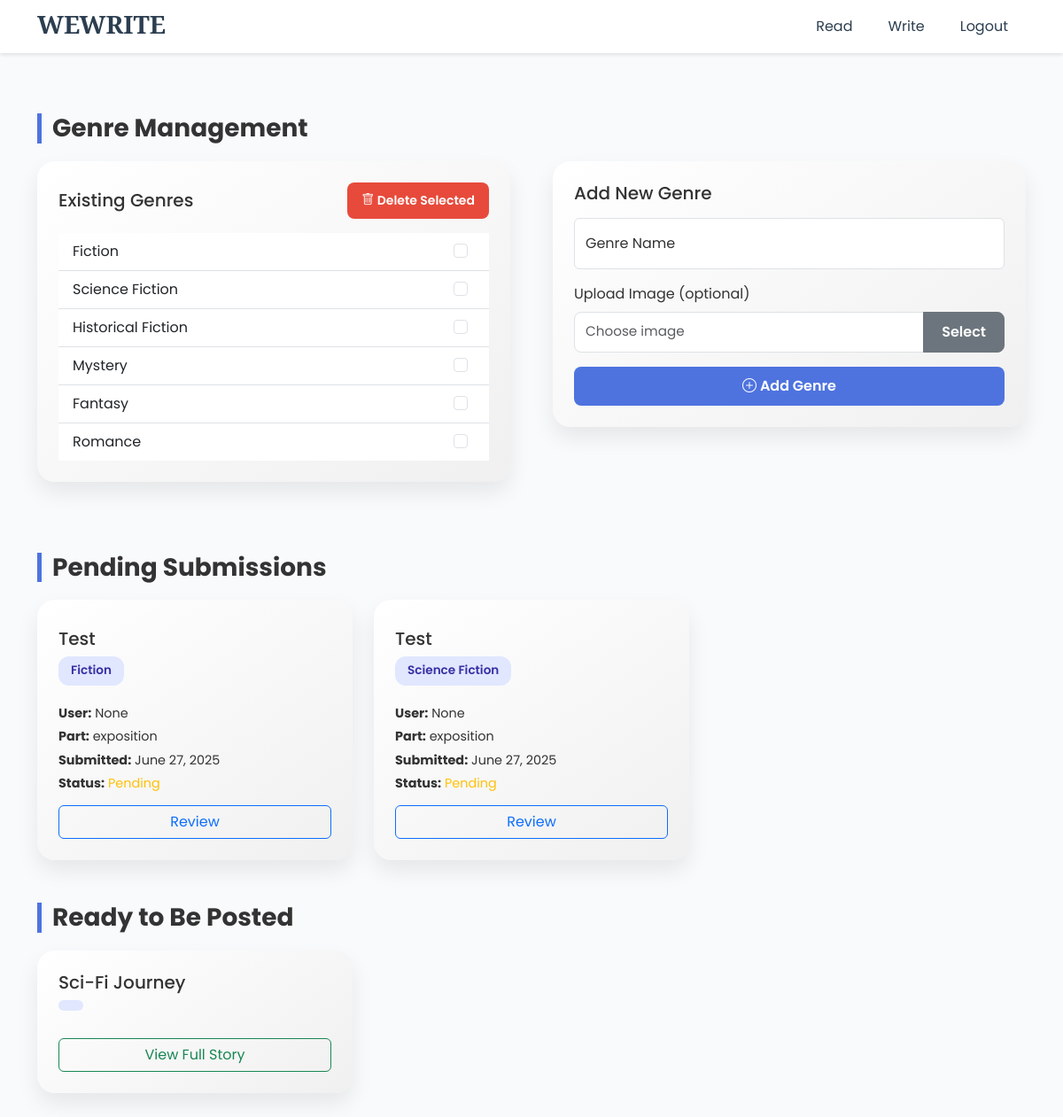
Before: /genre_management/ (signed in) with the older database file.
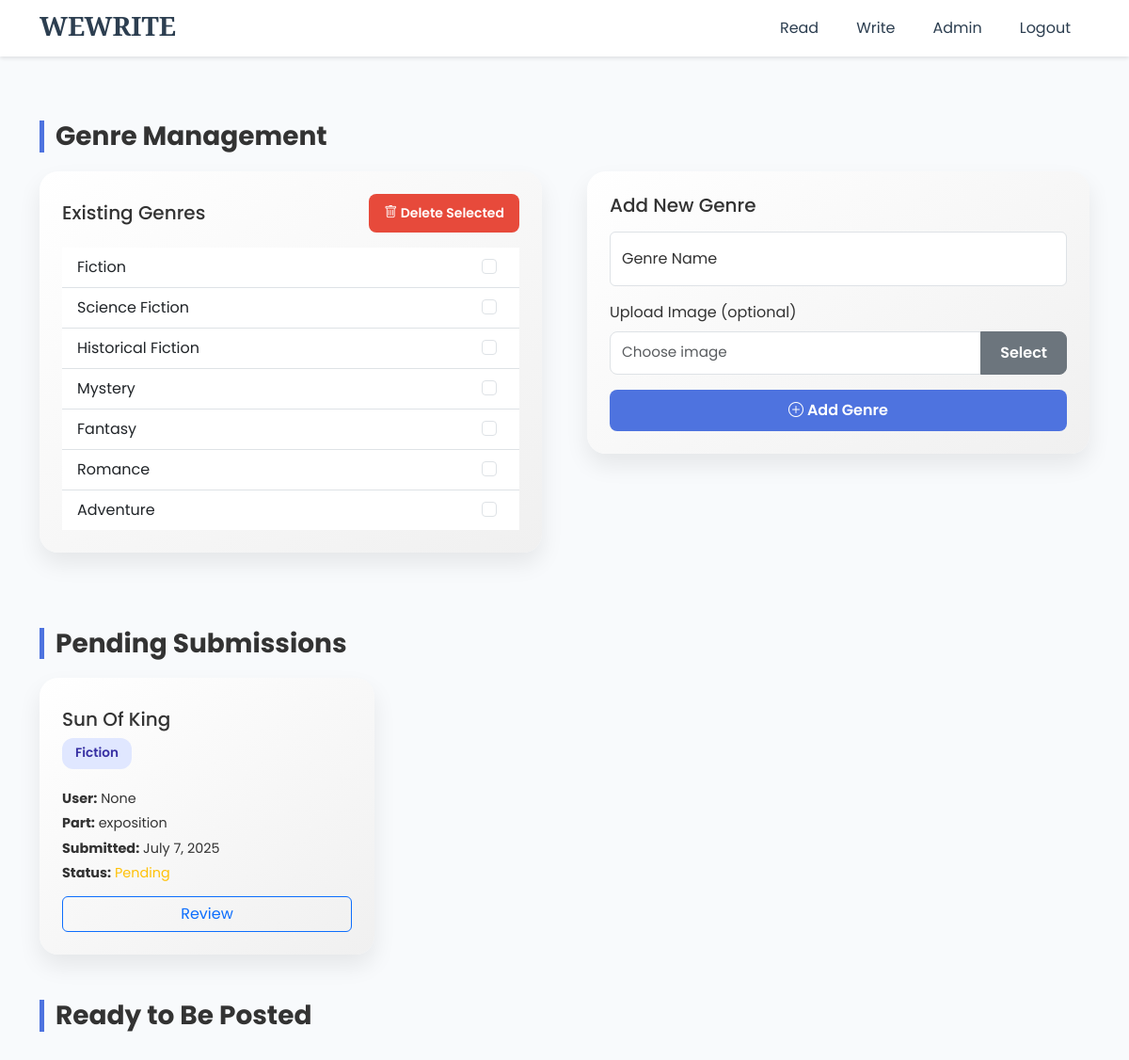
After: the same page with the newer database file.
### story/models.py (models this page shows, shortened)
class Genre(models.Model):
    name = models.TextField(max_length=250, null=False)
    is_active = models.BooleanField(default=True)

class Stage(models.Model):
    PART_CHOICES = [
        (1, 'exposition'),
        (2, 'rising action'),
        (3, 'climax'),
        (4, 'falling action'),
        (5, 'resolution'),
    ]
    STATUS_CHOICES = [
        (1, 'pending'),
        (2, 'rejected'),
        (3, 'accepted'),
    ]
    story = models.ForeignKey(Story, on_delete=models.CASCADE, null=False, blank=False)
    user = models.ForeignKey(CustomUser, on_delete=models.CASCADE, null=False, blank=False)
    submitted_date = models.DateField(default='2000-01-01', null=True, blank=True)
    part = models.IntegerField(choices=PART_CHOICES)
    status = models.IntegerField(choices=STATUS_CHOICES)
    text = models.TextField(max_length=100000, null=True, blank=True)

class Story(models.Model):
    GENRE_CHOICES = [
        (1, 'Fiction'),
        (2, 'Science Fiction'),
        (3, 'Historical Fiction'),
        (4, 'Mystery'),
        (5, 'Fantasy'),
        (6, 'Romance'),
    ]
    STATUS_CHOICES = [
        (1, 'pending'),
        (2, 'published'),
    ]
    user = models.ForeignKey(CustomUser, on_delete=models.CASCADE)
    started_date = models.DateField(default='2000-01-01', null=True, blank=True)
    title = models.TextField(max_length=250, null=True, blank=True)
    genre = models.ForeignKey(Genre, on_delete=models.CASCADE)
    main_character = models.TextField(max_length=250, null=True, blank=True)
    time_setting = models.TextField(max_length=250, null=True, blank=True)
    suggested_keyword = models.TextField(max_length=250, null=True, blank=True)
    exposition_summary = models.TextField(max_length=10000, null=True, blank=True)
    status = models.IntegerField(choices=STATUS_CHOICES, default=1)

### member/models.py (models this page shows, shortened)
class CustomUser(AbstractBaseUser, PermissionsMixin):
    username = models.CharField(max_length=50, unique=True)
    name = models.CharField(max_length=50, unique=False, null=True, blank=True)
    is_active = models.BooleanField(default=True)
    is_staff = models.BooleanField(default=False)
    REQUIRED_FIELDS = []
    USERNAME_FIELD = 'username'
    objects = CustomUserManager()
    class Meta:
        verbose_name = 'Custom User'
        verbose_name_plural = 'Custom Users'

### suhyun_nlp/views.py (the view)
# urls.py: path('genre_management/', views.to_genre_management, name='to-genremanagement'),
@login_required
def to_genre_management(request):
    curr_user = request.user
    isAdmin = curr_user.is_staff
    username = curr_user.username
    active_genres = Genre.objects.filter(is_active=True).order_by('pk')
    pending_stages = list(Stage.objects.filter(status='1').order_by('pk'))
    pending_stage_part_list = [stage.PART_CHOICES[stage.part-1][1] for stage in pending_stages]
    stage_tuple_list = [(pending_stages[i], pending_stage_part_list[i]) for i in range(len(pending_stages))]
    pending_stage_pk_list = [s.pk for s in pending_stages]
    pending_stage_text_list = [s.text for s in pending_stages]
    pending_storys = Story.objects.filter(status=1).order_by('started_date')
    pending_story_list = list(pending_storys)
    ready_to_publish_story_list = []
    accepted_stages = list(Stage.objects.filter(status=3).order_by('pk'))
    for pending_story in pending_story_list:
        curr_story_stages = [stage for stage in accepted_stages if stage.story == pending_story]
        if len(curr_story_stages) == 5:
            ready_to_publish_story_list.append(pending_story)
    context = {
        'username': username,
        'isLogin': True,
        'isAdmin': isAdmin,
        'active_genres': active_genres,
        'stage_tuple_list': stage_tuple_list,
        'ready_to_publish_story_list': ready_to_publish_story_list,
        'pending_stage_pk_list': pending_stage_pk_list,
        'pending_stage_text_list': pending_stage_text_list,
    }
    return render(request, 'genre_management.html', context)

### suhyun_nlp/templates/genre_management.html (shortened to what this page needs)
{% extends 'header.html' %}
{% block read %}
<link href="https://cdn.jsdelivr.net/npm/bootstrap@5.3.0/dist/css/bootstrap.min.css" rel="stylesheet">
<link href="https://cdn.jsdelivr.net/npm/bootstrap-icons@1.10.5/font/bootstrap-icons.css" rel="stylesheet">
<div class="container py-5">
  <h3 class="section-title">Genre Management</h3>
  <div class="row g-5 mb-5">
    <div class="col-md-6">
      <form action="{% url 'to-delete-genre' %}" method="POST">{% csrf_token %}
        <div class="card-custom p-4">
          <div class="d-flex justify-content-between align-items-center mb-3">
            <h5 class="mb-0">Existing Genres</h5>
            <button class="btn btn-danger btn-sm btn-custom px-3" type="submit">
              <i class="bi bi-trash"></i> Delete Selected
            </button>
          </div>
          <ul class="list-group list-group-flush">
            {% for genre in active_genres %}
              <li class="list-group-item d-flex justify-content-between align-items-center text-cap">
                <span>{{ genre.name|title }}</span>
                <div class="form-check">
                  <input class="form-check-input" type="checkbox" name="genre_delete_check" value="{{ genre.pk }}">
                </div>
              </li>
            {% empty %}
              <li class="list-group-item text-muted">No genres available.</li>
            {% endfor %}
          </ul>
        </div>
      </form>
    </div>
    <div class="col-md-6">
      <form action="{% url 'to-add-genre' %}" method="POST">{% csrf_token %}
        <div class="card-custom p-4">
          <h5 class="mb-3">Add New Genre</h5>
          <div class="form-floating mb-3">
            <input type="text" class="form-control" id="genreNameInput" name="name" placeholder="Adventure" required>
            <label for="genreNameInput">Genre Name</label>
          </div>
          <div class="mb-3">
            <label class="form-label">Upload Image (optional)</label>
            <div class="input-group">
              <input type="text" class="form-control genre-input" placeholder="Choose image" readonly>
              <button class="btn btn-secondary btn-custom" type="button">Select</button>
            </div>
          </div>
          <button class="btn btn-primary w-100 btn-custom" type="submit">
            <i class="bi bi-plus-circle"></i> Add Genre
          </button>
        </div>
      </form>
    </div>
  </div>
  <h3 class="section-title">Pending Submissions</h3>
  <div class="row g-4">
    {% for stage, part in stage_tuple_list %}
    <div class="col-md-6 col-lg-4">
      <div class="card-custom">
        <h5 class="mt-2 text-cap">{{ stage.story.title|title }}</h5>
<div class="mb-2" style="word-break: break-word;">
  <span class="genre-badge text-cap">{{ stage.story.genre.name|title }}</span>
</div>
        <div class="submission-details">
          <p><strong>User:</strong> <span class="text-cap">{{ stage.user.name|title }}</span></p>
          <p><strong>Part:</strong> {{ part }}</p>
          <p><strong>Submitted:</strong> {{ stage.submitted_date }}</p>
          <p><strong>Status:</strong> <span class="text-warning">Pending</span></p>
          <button class="btn btn-outline-primary w-100 mt-2" data-bs-toggle="modal" data-bs-target="#editModal"
            onclick="openEditModal('{{stage.story.title}}', '{{stage.story.genre.name}}', '{{stage.pk}}')">Review</button>
        </div>
      </div>
    </div>
    {% endfor %}
  </div>
  <h3 class="section-title mt-5">Ready to Be Posted</h3>
  <div class="row g-4">
    {% for story in ready_to_publish_story_list %}
    <div class="col-md-6 col-lg-4">
      <div class="card-custom">
        <h5 class="mb-2 text-cap">{{ story.title|title }}</h5>
<div class="mb-2" style="word-break: break-word;">
  <span class="genre-badge text-cap">{{ stage.story.genre.name|title }}</span>
</div>
        <div class="submission-details">
          <button class="btn btn-outline-success w-100 mt-2">View Full Story</button>
        </div>
      </div>
    </div>
    {% endfor %}
  </div>
</div>
{% endblock %}

Changed rows visible on the page:
no longer on this page (row edited): Stage: story "Test", story.genre.name "Fiction", user.name "None", part "exposition", submitted_date "June 27, 2025"
no longer on this page (row edited): Stage: story "Test", story.genre.name "Science Fiction", user.name "None", part "exposition", submitted_date "June 27, 2025"
removed Story: title "Sci-Fi Journey"
added Genre: name "Adventure"
added Stage: story "Sun Of King", story.genre.name "Fiction", user.name "None", part "exposition", submitted_date "July 7, 2025"
Other visible differences:
text now shown: "Admin"
